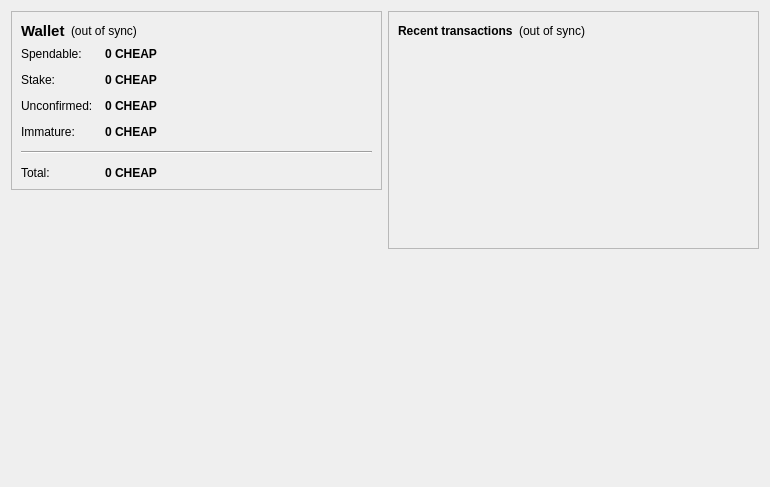
<?xml version="1.0" encoding="UTF-8"?>
<ui version="4.0">
 <class>OverviewPage</class>
 <widget class="QWidget" name="OverviewPage">
  <property name="geometry">
   <rect>
    <x>0</x>
    <y>0</y>
    <width>770</width>
    <height>487</height>
   </rect>
  </property>
  <property name="windowTitle">
   <string>Form</string>
  </property>
  <layout class="QHBoxLayout" name="horizontalLayout" stretch="1,1">
   <item>
    <layout class="QVBoxLayout" name="verticalLayout_2">
     <item>
      <widget class="QFrame" name="frame">
       <property name="frameShape">
        <enum>QFrame::StyledPanel</enum>
       </property>
       <property name="frameShadow">
        <enum>QFrame::Raised</enum>
       </property>
       <layout class="QVBoxLayout" name="verticalLayout_4">
        <item>
         <layout class="QHBoxLayout" name="horizontalLayout_4">
          <item>
           <widget class="QLabel" name="label_5">
            <property name="font">
             <font>
              <pointsize>11</pointsize>
              <weight>75</weight>
              <bold>true</bold>
             </font>
            </property>
            <property name="text">
             <string>Wallet</string>
            </property>
           </widget>
          </item>
          <item>
           <widget class="QLabel" name="labelWalletStatus">
            <property name="toolTip">
             <string>The displayed information may be out of date. Your wallet automatically synchronizes with the cheapcoin network after a connection is established, but this process has not completed yet.</string>
            </property>
            <property name="styleSheet">
             <string notr="true"/>
            </property>
            <property name="text">
             <string notr="true">(out of sync)</string>
            </property>
            <property name="alignment">
             <set>Qt::AlignLeading|Qt::AlignLeft|Qt::AlignVCenter</set>
            </property>
           </widget>
          </item>
          <item>
           <spacer name="horizontalSpacer_2">
            <property name="orientation">
             <enum>Qt::Horizontal</enum>
            </property>
            <property name="sizeHint" stdset="0">
             <size>
              <width>40</width>
              <height>20</height>
             </size>
            </property>
           </spacer>
          </item>
         </layout>
        </item>
        <item>
         <layout class="QFormLayout" name="formLayout_2">
          <property name="fieldGrowthPolicy">
           <enum>QFormLayout::AllNonFixedFieldsGrow</enum>
          </property>
          <property name="horizontalSpacing">
           <number>12</number>
          </property>
          <property name="verticalSpacing">
           <number>12</number>
          </property>
          <item row="0" column="0">
           <widget class="QLabel" name="label">
            <property name="text">
             <string>Spendable:</string>
            </property>
           </widget>
          </item>
          <item row="0" column="1">
           <widget class="QLabel" name="labelBalance">
            <property name="font">
             <font>
              <weight>75</weight>
              <bold>true</bold>
             </font>
            </property>
            <property name="cursor">
             <cursorShape>IBeamCursor</cursorShape>
            </property>
            <property name="toolTip">
             <string>Your current spendable balance</string>
            </property>
            <property name="text">
             <string notr="true">0 CHEAP</string>
            </property>
            <property name="textInteractionFlags">
             <set>Qt::LinksAccessibleByMouse|Qt::TextSelectableByKeyboard|Qt::TextSelectableByMouse</set>
            </property>
           </widget>
          </item>
          <item row="1" column="0">
           <widget class="QLabel" name="label_6">
            <property name="text">
             <string>Stake:</string>
            </property>
           </widget>
          </item>
          <item row="1" column="1">
           <widget class="QLabel" name="labelStake">
            <property name="font">
             <font>
              <weight>75</weight>
              <bold>true</bold>
             </font>
            </property>
            <property name="cursor">
             <cursorShape>IBeamCursor</cursorShape>
            </property>
            <property name="toolTip">
             <string>Total of coins that was staked, and do not yet count toward the current balance</string>
            </property>
            <property name="text">
             <string notr="true">0 CHEAP</string>
            </property>
            <property name="textInteractionFlags">
             <set>Qt::LinksAccessibleByMouse|Qt::TextSelectableByKeyboard|Qt::TextSelectableByMouse</set>
            </property>
           </widget>
          </item>
          <item row="2" column="0">
           <widget class="QLabel" name="label_3">
            <property name="text">
             <string>Unconfirmed:</string>
            </property>
           </widget>
          </item>
          <item row="2" column="1">
           <widget class="QLabel" name="labelUnconfirmed">
            <property name="font">
             <font>
              <weight>75</weight>
              <bold>true</bold>
             </font>
            </property>
            <property name="cursor">
             <cursorShape>IBeamCursor</cursorShape>
            </property>
            <property name="toolTip">
             <string>Total of transactions that have yet to be confirmed, and do not yet count toward the current balance</string>
            </property>
            <property name="text">
             <string notr="true">0 CHEAP</string>
            </property>
            <property name="textInteractionFlags">
             <set>Qt::LinksAccessibleByMouse|Qt::TextSelectableByKeyboard|Qt::TextSelectableByMouse</set>
            </property>
           </widget>
          </item>
          <item row="3" column="0">
           <widget class="QLabel" name="labelImmatureText">
            <property name="text">
             <string>Immature:</string>
            </property>
           </widget>
          </item>
          <item row="3" column="1">
           <widget class="QLabel" name="labelImmature">
            <property name="font">
             <font>
              <weight>75</weight>
              <bold>true</bold>
             </font>
            </property>
            <property name="toolTip">
             <string>Mined balance that has not yet matured</string>
            </property>
            <property name="text">
             <string notr="true">0 CHEAP</string>
            </property>
            <property name="textInteractionFlags">
             <set>Qt::LinksAccessibleByMouse|Qt::TextSelectableByKeyboard|Qt::TextSelectableByMouse</set>
            </property>
           </widget>
          </item>
          <item row="4" column="0" colspan="2">
           <widget class="Line" name="line">
            <property name="orientation">
             <enum>Qt::Horizontal</enum>
            </property>
           </widget>
          </item>
          <item row="5" column="0">
           <widget class="QLabel" name="labelTotalText">
            <property name="text">
             <string>Total:</string>
            </property>
           </widget>
          </item>
          <item row="5" column="1">
           <widget class="QLabel" name="labelTotal">
            <property name="font">
             <font>
              <weight>75</weight>
              <bold>true</bold>
             </font>
            </property>
            <property name="cursor">
             <cursorShape>IBeamCursor</cursorShape>
            </property>
            <property name="toolTip">
             <string>Your current total balance</string>
            </property>
            <property name="text">
             <string notr="true">0 CHEAP</string>
            </property>
            <property name="textInteractionFlags">
             <set>Qt::LinksAccessibleByMouse|Qt::TextSelectableByKeyboard|Qt::TextSelectableByMouse</set>
            </property>
           </widget>
          </item>
         </layout>
        </item>
       </layout>
      </widget>
     </item>
     <item>
      <spacer name="verticalSpacer">
       <property name="orientation">
        <enum>Qt::Vertical</enum>
       </property>
       <property name="sizeHint" stdset="0">
        <size>
         <width>20</width>
         <height>40</height>
        </size>
       </property>
      </spacer>
     </item>
     <item>
      <widget class="QLabel" name="label_2">
       <property name="autoFillBackground">
        <bool>true</bool>
       </property>
       <property name="text">
        <string/>
       </property>
       <property name="pixmap">
        <pixmap resource="../bitcoin.qrc">:/icons/mastbg</pixmap>
       </property>
       <property name="scaledContents">
        <bool>false</bool>
       </property>
       <property name="margin">
        <number>0</number>
       </property>
      </widget>
     </item>
    </layout>
   </item>
   <item>
    <layout class="QVBoxLayout" name="verticalLayout_3">
     <item>
      <widget class="QFrame" name="frame_2">
       <property name="frameShape">
        <enum>QFrame::StyledPanel</enum>
       </property>
       <property name="frameShadow">
        <enum>QFrame::Raised</enum>
       </property>
       <layout class="QVBoxLayout" name="verticalLayout">
        <item>
         <layout class="QHBoxLayout" name="horizontalLayout_2">
          <item>
           <widget class="QLabel" name="label_4">
            <property name="text">
             <string>&lt;b&gt;Recent transactions&lt;/b&gt;</string>
            </property>
           </widget>
          </item>
          <item>
           <widget class="QLabel" name="labelTransactionsStatus">
            <property name="toolTip">
             <string>The displayed information may be out of date. Your wallet automatically synchronizes with the cheapcoin network after a connection is established, but this process has not completed yet.</string>
            </property>
            <property name="styleSheet">
             <string notr="true"/>
            </property>
            <property name="text">
             <string notr="true">(out of sync)</string>
            </property>
            <property name="alignment">
             <set>Qt::AlignRight|Qt::AlignTrailing|Qt::AlignVCenter</set>
            </property>
           </widget>
          </item>
          <item>
           <spacer name="horizontalSpacer">
            <property name="orientation">
             <enum>Qt::Horizontal</enum>
            </property>
            <property name="sizeHint" stdset="0">
             <size>
              <width>40</width>
              <height>20</height>
             </size>
            </property>
           </spacer>
          </item>
         </layout>
        </item>
        <item>
         <widget class="QListView" name="listTransactions">
          <property name="styleSheet">
           <string notr="true">QListView { background: transparent; }</string>
          </property>
          <property name="frameShape">
           <enum>QFrame::NoFrame</enum>
          </property>
          <property name="verticalScrollBarPolicy">
           <enum>Qt::ScrollBarAlwaysOff</enum>
          </property>
          <property name="horizontalScrollBarPolicy">
           <enum>Qt::ScrollBarAlwaysOff</enum>
          </property>
          <property name="selectionMode">
           <enum>QAbstractItemView::NoSelection</enum>
          </property>
         </widget>
        </item>
       </layout>
      </widget>
     </item>
     <item>
      <spacer name="verticalSpacer_2">
       <property name="orientation">
        <enum>Qt::Vertical</enum>
       </property>
       <property name="sizeHint" stdset="0">
        <size>
         <width>20</width>
         <height>40</height>
        </size>
       </property>
      </spacer>
     </item>
    </layout>
   </item>
  </layout>
 </widget>
 <resources>
  <include location="../bitcoin.qrc"/>
 </resources>
 <connections/>
</ui>
